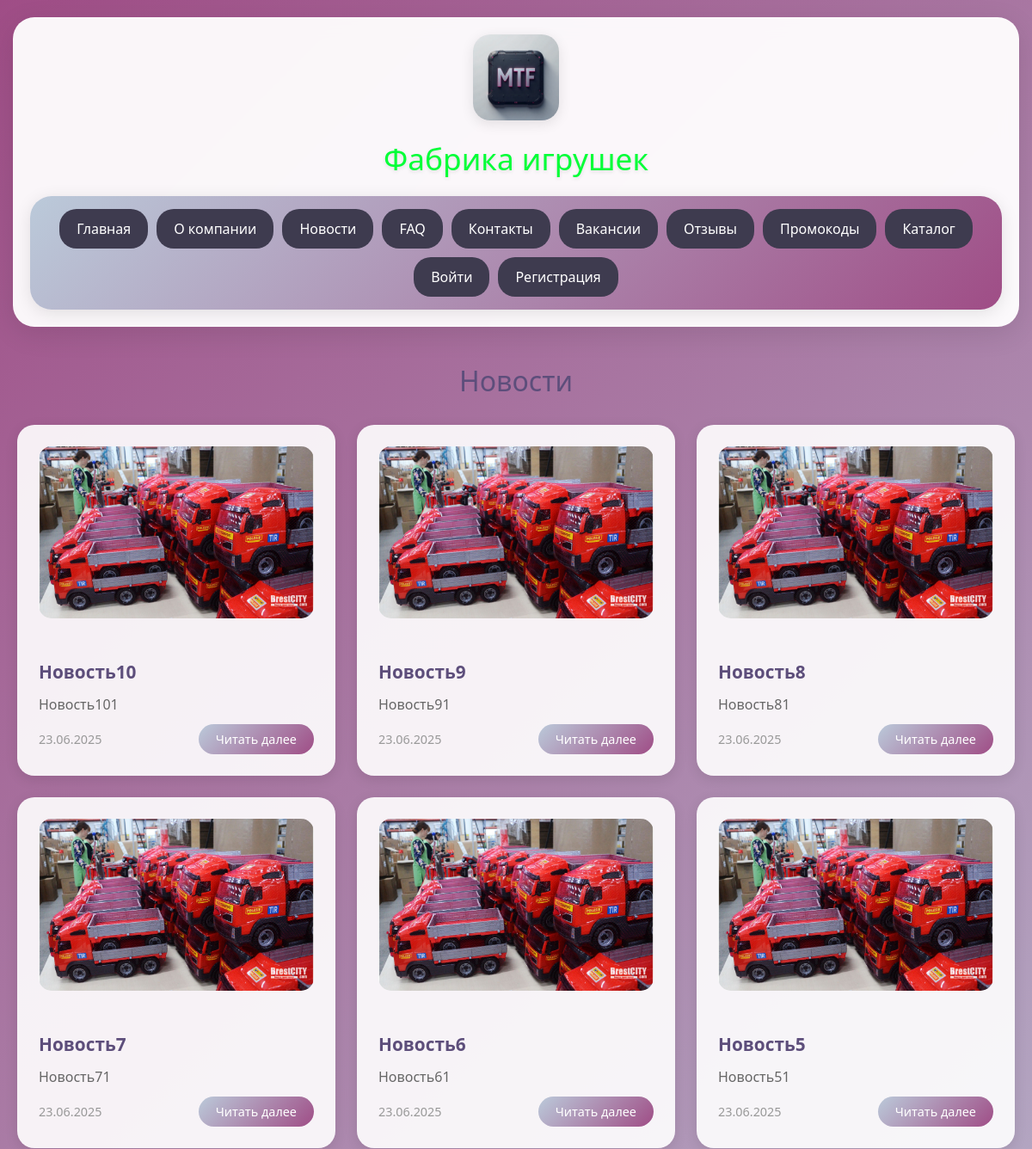
Before: /news/ (upper part) with the older database file.
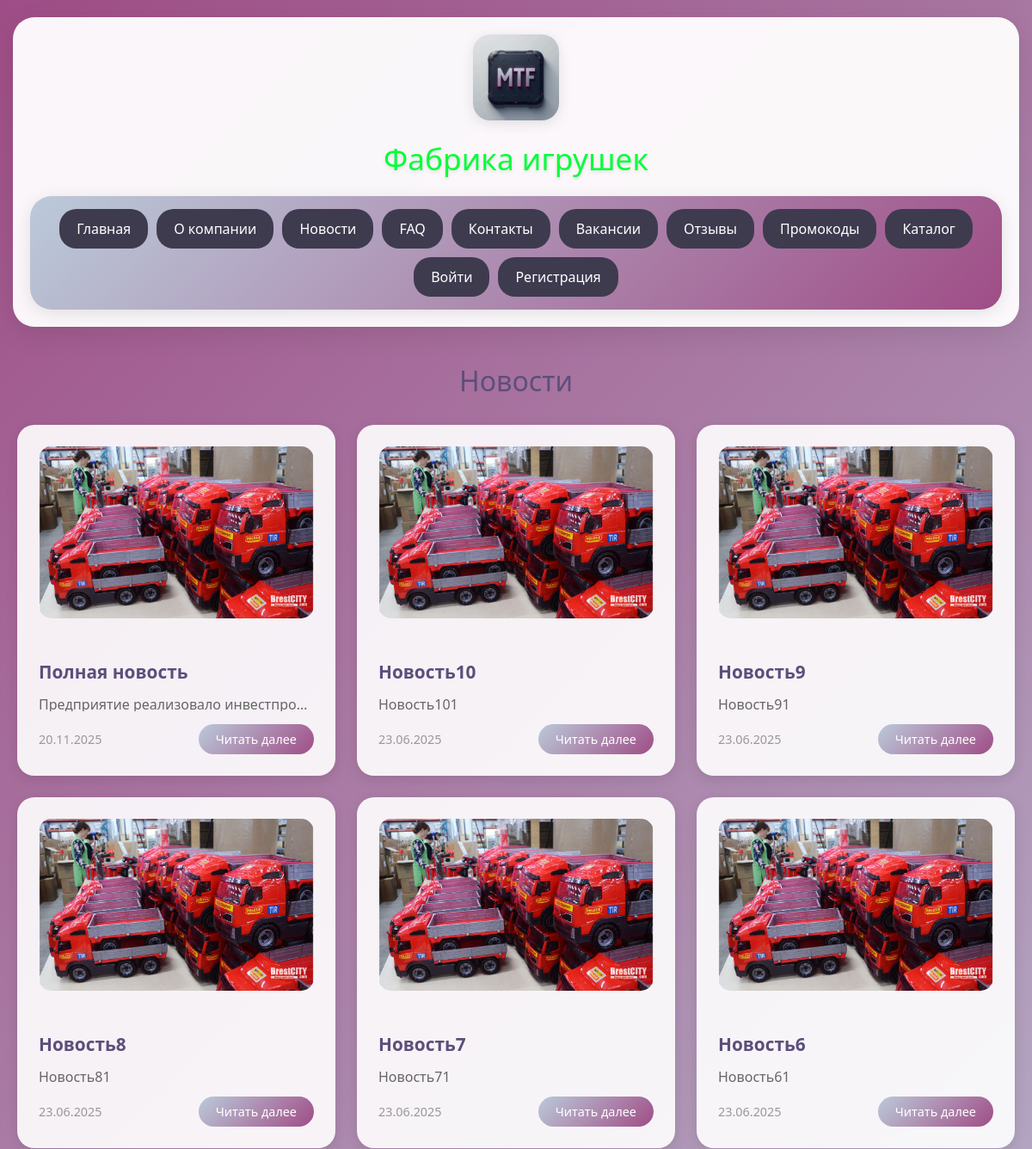
After: the same page with the newer database file.
### home/models.py (models this page shows, shortened)
class News(models.Model):
    title = models.CharField(max_length=200)
    summary = models.TextField()
    content = models.TextField()
    image = models.ImageField(upload_to="news/", blank=True)
    created_at = models.DateTimeField(auto_now_add=True)
    class Meta:
        verbose_name = "Новость"
        verbose_name_plural = "Новости"
        ordering = ["-created_at"]

### home/views.py (the view)
# urls.py: re_path(r"^news/$", views.news_list, name="news"),
def news_list(request):
    news = News.objects.all()
    return render(
        request,
        "home/news.html",
        {
            "news_list": news,
        },
    )

### templates/home/news.html (shortened to what this page needs)
{% extends 'base.html' %}
{% block content %}
<link rel="stylesheet" href="/static/css/news.css">
<div class="news-page">
    <h1>Новости</h1>
    <div class="news-list">
        {% for news_item in news_list %}
            <div class="news-card">
                <img src="{{ news_item.image.url }}" alt="{{ news_item.title }}" class="news-image">
                <h4>{{ news_item.title }}</h4>
                <div class="news-summary">
                    {{ news_item.summary}}
                </div>
                <div class="news-meta">
                    <small class="news-date">{{ news_item.created_at|date:"d.m.Y" }}</small>
                    <a href="{% url 'home:news_detail' news_item.pk %}" class="read-more">Читать далее</a>
                </div>
            </div>
        {%endfor%}
    </div>
</div>
{% endblock %}

Changed rows visible on the page:
no longer on this page (row unchanged): News: image (picture), title "Новость5", summary "Новость51", created_at "23.06.2025"
added News: image (picture), title "Полная новость", summary "Предприятие реализовало инвестпро…", created_at "20.11.2025"
